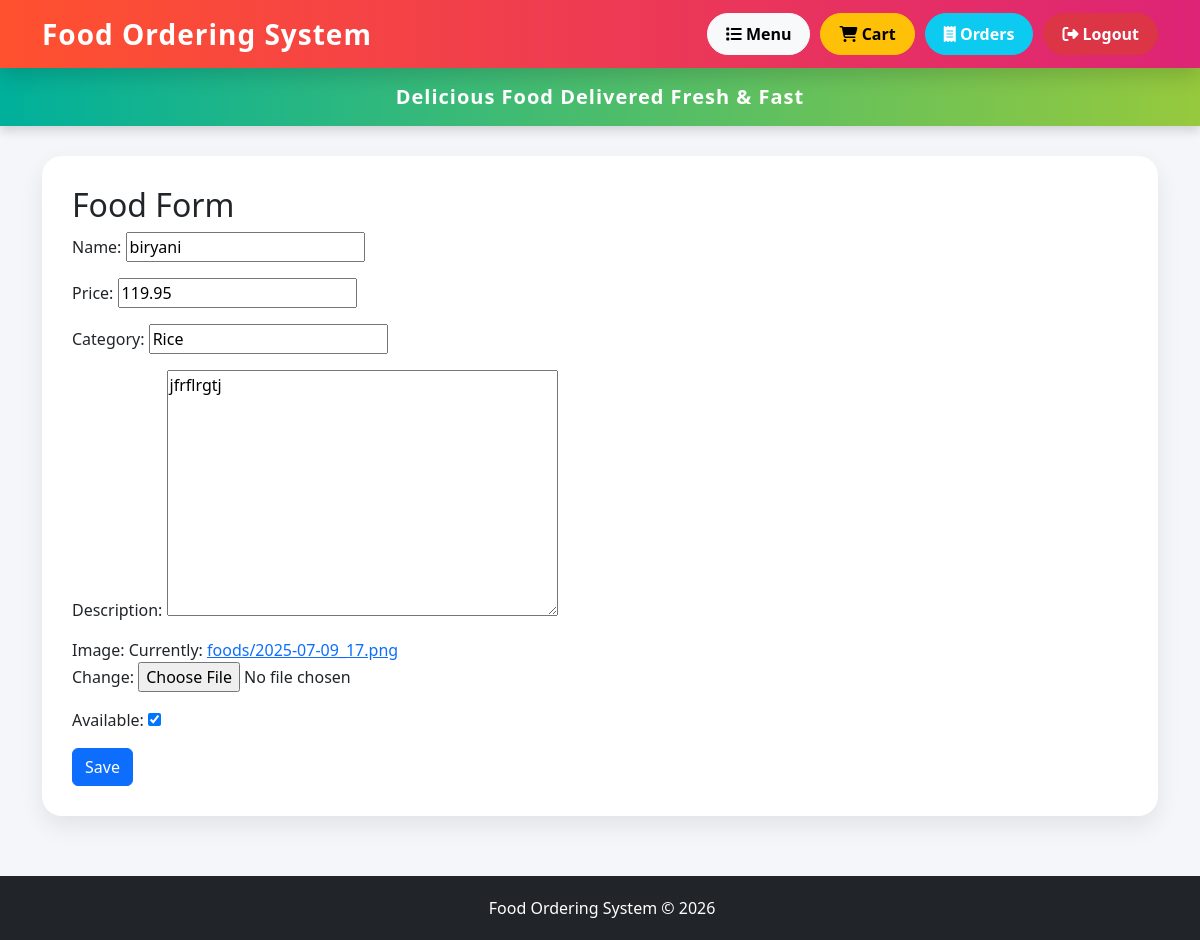
/edit-food/1/ (signed in), run on the app's committed database.
### app/models.py (models this page shows, shortened)
class Food(models.Model):
    name = models.CharField(max_length=100)
    price = models.DecimalField(max_digits=10, decimal_places=2)
    category = models.CharField(max_length=100)
    description = models.TextField()
    image = models.ImageField(upload_to='foods/')
    available = models.BooleanField(default=True)

### app/views.py (the view)
# urls.py: path('edit-food/<int:pk>/', views.edit_food, name='edit_food'),
@login_required
def edit_food(request, pk):
    food = get_object_or_404(Food, pk=pk)
    form = FoodForm(
        request.POST or None,
        request.FILES or None,
        instance=food
    )
    if form.is_valid():
        form.save()
        return redirect('food_list')
    return render(request, 'food_form.html', {'form': form})

### app/forms.py
class FoodForm(forms.ModelForm):
    class Meta:
        model = Food
        fields = '__all__'

### app/templates/food_form.html (shortened to what this page needs)
{% extends 'base.html' %}
{% block content %}
<h2>Food Form</h2>
<form method="post"
      enctype="multipart/form-data">
    {{ form.as_p }}
    <button type="submit"
            class="btn btn-primary">
        Save
    </button>
</form>
{% endblock %}

### app/templates/base.html (style rules this page uses)
body { background:#f4f6f9; font-family: 'Segoe UI', Tahoma, Geneva, Verdana, sans-serif; }

### data on the page
Food: name "biryani", price "119.95", category "Rice", description "jfrflrgtj", available "☑"
